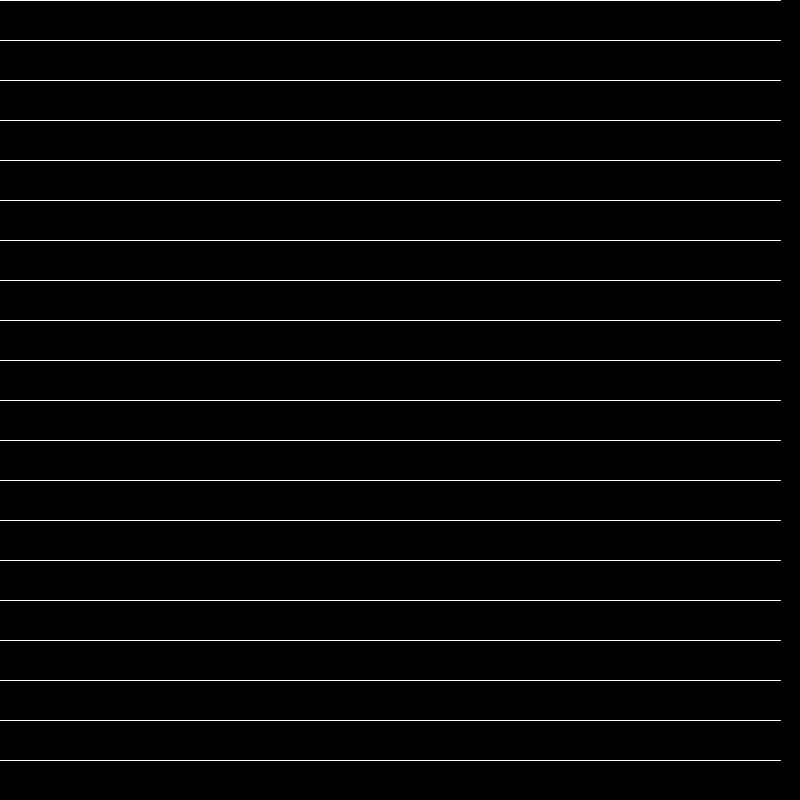
Frame 1 (no input)
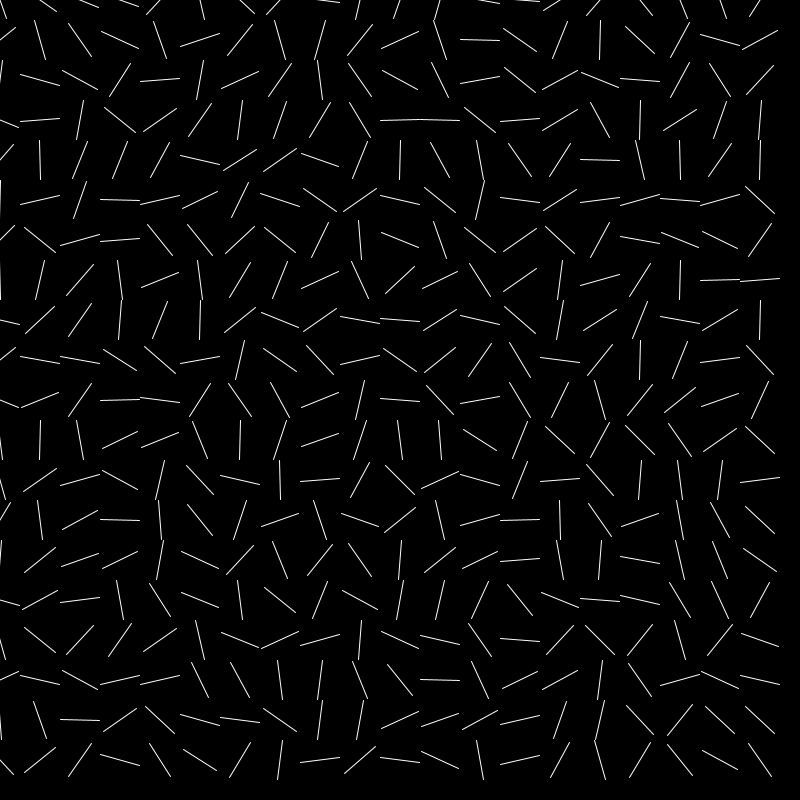
Frame 60 (the mouse pressed at the canvas centre just before this capture)
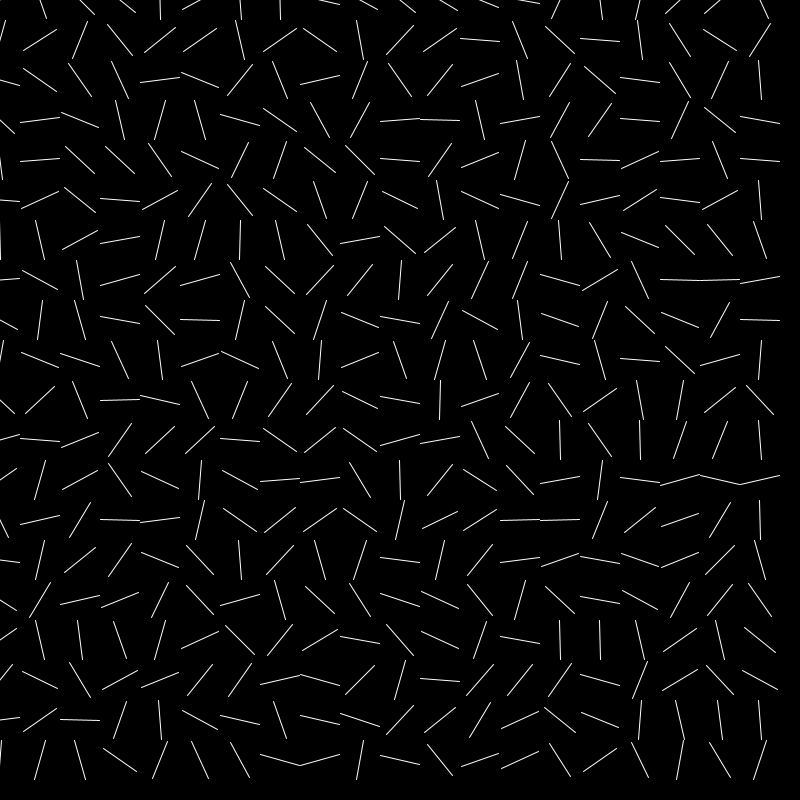
Frame 120 (the mouse held since frame 60 and released just before this capture)

The Processing sketch that drew these frames (run headless with seeded random() and noise(); from frame 60 on, the mouse is pressed at the canvas centre):

// Processing sketch: w06_03_2dArrays3
// ── w06_03_2dArrays3.pde
// Code 1 FA_18
// Bryan Ma

// 2d arrays part 3

// this sketch uses a 2d array of floats, used to store values that will be used as 
//  angles for matrix transformations. it creates the array with random angles, 
//  then draws lines at those angles in the draw loop.

// change the sketch so that the angles in setup are mapped somehow to the value of 
//  i and/or j. then in the draw loop, change the value of the angle at every position
//  in the 2d array by some amount, to make each line rotate. (see the gif in this folder for an example)
// experiment with sizes, shapes, colors, and adding additional 2d arrays to create 
// more values to store, draw with, and modify at runtime. 

int gridW = 20;
int gridH = 20;

float[][] angles = new float[gridW][gridH];

void setup() {
  size(800, 800);
  stroke(255);
  for (int i = 0; i < gridW; i++) {
    for (int j = 0; j < gridH; j++) {
      angles[i][j] = random(360);
      //map(angles[i][j], 0, 360, i, j);
    }
  }
}

void draw() {
  background(0);
  
  for (int i = 0; i < gridW; i++) {
    for (int j = 0; j < gridH; j++) {
      pushMatrix();
      translate(i * width/gridW, j * height/gridH);
      rotate(radians((frameCount/4)*angles[i][j]));
      line(-width/gridW*0.5, 0, width/gridW*0.5, 0);
      popMatrix();
    }
  }
}
